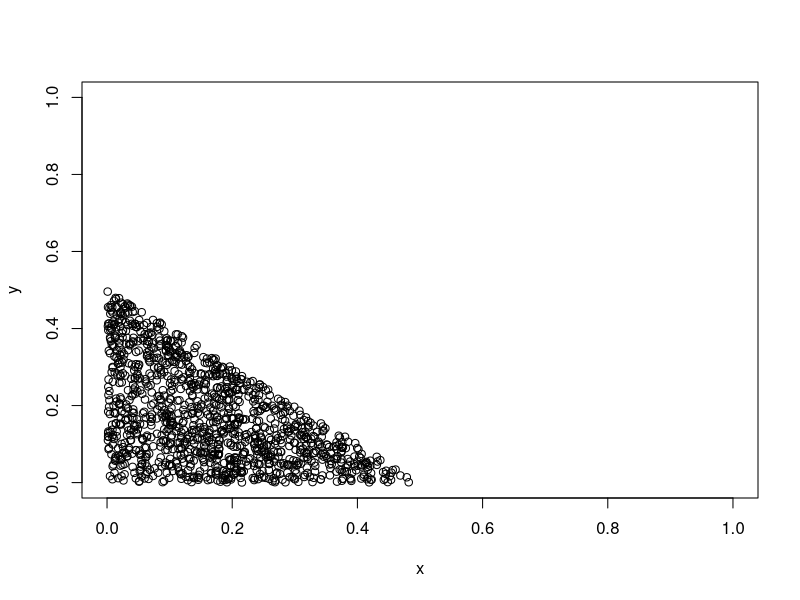
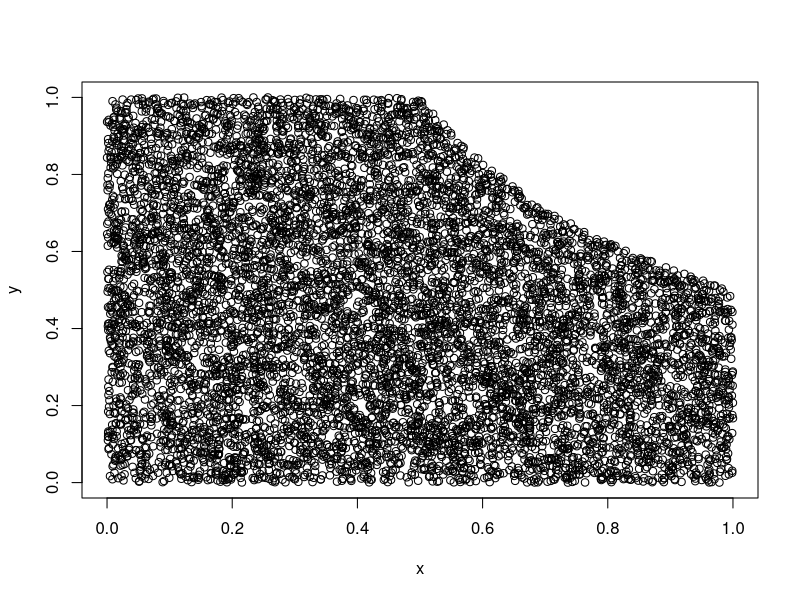
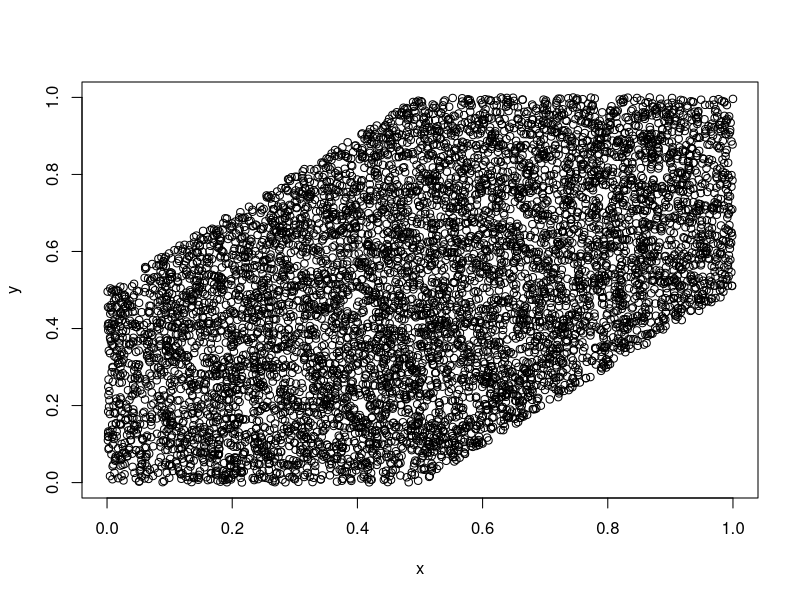
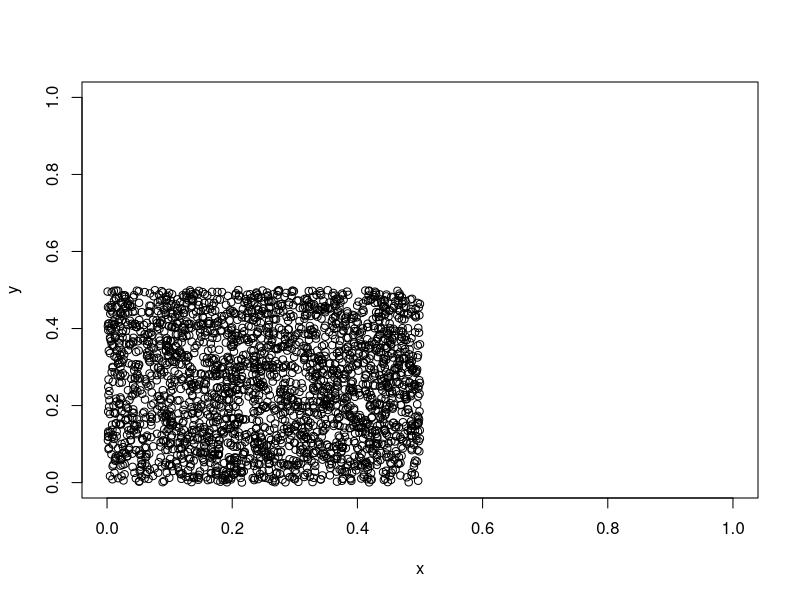
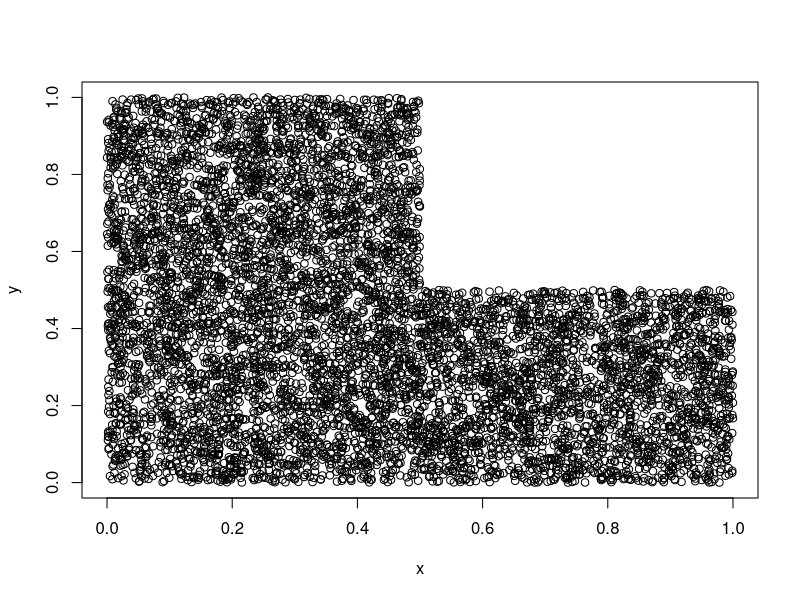

The R source for these figures, in order:
## ---- chunk 1
knitr::opts_chunk$set(echo=TRUE, eval=TRUE, warning=FALSE, message=FALSE)
## ---- chunk 2
B = runif(10000, min=0, max=1)
C = runif(10000, min=0, max=1)
keep = (B + C) < (1/2)
x = B[keep]
y = C[keep]
plot(x, y, xlim=c(0, 1), ylim=c(0, 1))
## ---- chunk 3
sum(keep)/10000
## ---- chunk 4
keep = (B * C) < (1/2)
x = B[keep]
y = C[keep]
plot(x, y, xlim=c(0, 1), ylim=c(0, 1))
sum(keep)/10000
## ---- chunk 5
keep = abs(B - C) < (1/2)
x = B[keep]
y = C[keep]
plot(x, y, xlim=c(0, 1), ylim=c(0, 1))
sum(keep)/10000
## ---- chunk 6
keep = pmax(B,C, na.rm=TRUE) < (1/2)
x = B[keep]
y = C[keep]
plot(x, y, xlim=c(0, 1), ylim=c(0, 1))
sum(keep)/10000
## ---- chunk 7
keep = pmin(B,C, na.rm=TRUE) < (1/2)
x = B[keep]
y = C[keep]
plot(x, y, xlim=c(0, 1), ylim=c(0, 1))
sum(keep)/10000
